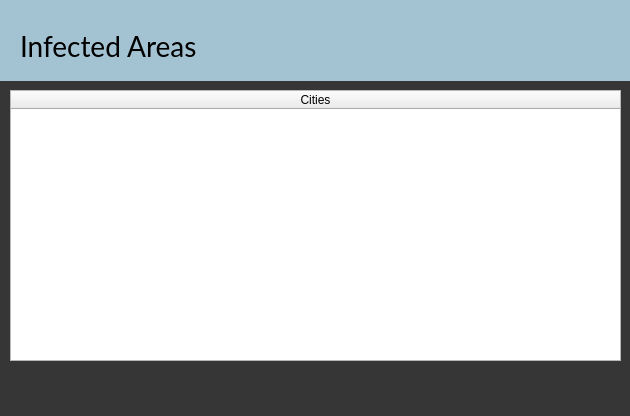
<?xml version="1.0" encoding="UTF-8"?>
<ui version="4.0">
 <class>Form</class>
 <widget class="QWidget" name="Form">
  <property name="geometry">
   <rect>
    <x>0</x>
    <y>0</y>
    <width>630</width>
    <height>416</height>
   </rect>
  </property>
  <property name="windowTitle">
   <string>Infected Areas</string>
  </property>
  <property name="windowIcon">
   <iconset resource="resource.qrc">
    <normaloff>:/icons/icons/infectedcities.png</normaloff>:/icons/icons/infectedcities.png</iconset>
  </property>
  <widget class="QLabel" name="label">
   <property name="geometry">
    <rect>
     <x>0</x>
     <y>0</y>
     <width>631</width>
     <height>431</height>
    </rect>
   </property>
   <property name="styleSheet">
    <string notr="true">background-color: rgb(54, 54, 54);</string>
   </property>
   <property name="text">
    <string/>
   </property>
  </widget>
  <widget class="QLabel" name="label_2">
   <property name="geometry">
    <rect>
     <x>0</x>
     <y>0</y>
     <width>641</width>
     <height>81</height>
    </rect>
   </property>
   <property name="styleSheet">
    <string notr="true">background-color: rgb(164, 195, 210);</string>
   </property>
   <property name="text">
    <string/>
   </property>
  </widget>
  <widget class="QLabel" name="label_3">
   <property name="geometry">
    <rect>
     <x>20</x>
     <y>30</y>
     <width>231</width>
     <height>31</height>
    </rect>
   </property>
   <property name="font">
    <font>
     <family>Lato</family>
     <pointsize>21</pointsize>
    </font>
   </property>
   <property name="styleSheet">
    <string notr="true"/>
   </property>
   <property name="text">
    <string>Infected Areas</string>
   </property>
  </widget>
  <widget class="QLabel" name="label_4">
   <property name="geometry">
    <rect>
     <x>540</x>
     <y>10</y>
     <width>71</width>
     <height>61</height>
    </rect>
   </property>
   <property name="styleSheet">
    <string notr="true">image:url(:/images/images/covid19.png)</string>
   </property>
   <property name="text">
    <string/>
   </property>
  </widget>
  <widget class="QTableWidget" name="DashBoard_Widget">
   <property name="geometry">
    <rect>
     <x>10</x>
     <y>90</y>
     <width>611</width>
     <height>271</height>
    </rect>
   </property>
   <attribute name="horizontalHeaderStretchLastSection">
    <bool>true</bool>
   </attribute>
   <column>
    <property name="text">
     <string>Cities</string>
    </property>
   </column>
  </widget>
  <widget class="QPushButton" name="refresh_button">
   <property name="geometry">
    <rect>
     <x>270</x>
     <y>370</y>
     <width>101</width>
     <height>41</height>
    </rect>
   </property>
   <property name="styleSheet">
    <string notr="true">QPushButton{
	background-color: rgb(54, 54, 54);
	image: url(:/icons/icons/refreshbutton.png);
	border-radius: 10px;
}

QPushButton:pressed{
	padding-left: 5px;
	padding-top: 5px;

}</string>
   </property>
   <property name="text">
    <string/>
   </property>
  </widget>
 </widget>
 <resources>
  <include location="resource.qrc"/>
 </resources>
 <connections/>
</ui>
